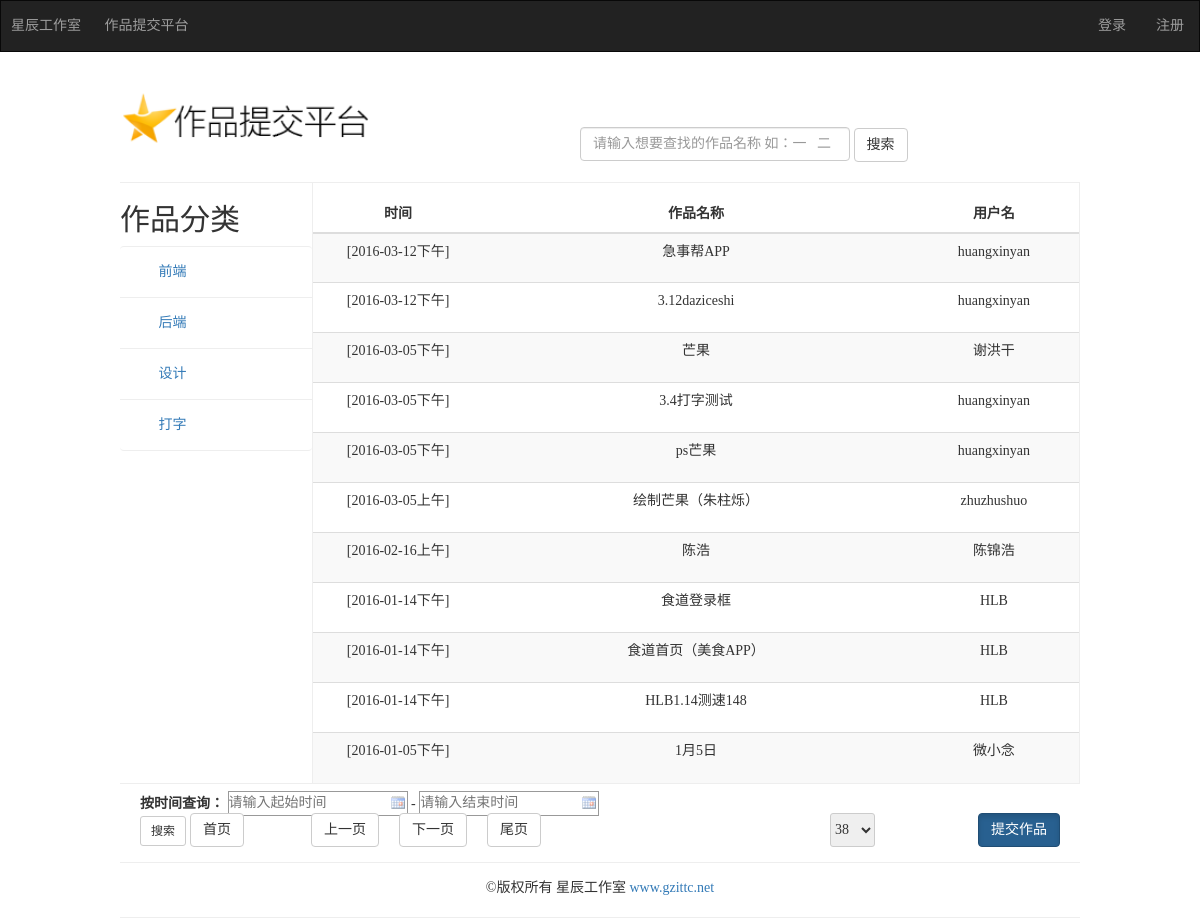
/tasks/page.php, run on the app's committed database.
### tables this page shows
CREATE TABLE IF NOT EXISTS `task_types` (
  `id` int(11) NOT NULL AUTO_INCREMENT,
  `name` varchar(20) NOT NULL,
  PRIMARY KEY (`id`)
);

CREATE TABLE IF NOT EXISTS `tasks` (
  `id` int(11) NOT NULL AUTO_INCREMENT,
  `user_id` int(11) NOT NULL,
  `name` varchar(60) NOT NULL,
  `type_id` int(11) NOT NULL,
  `time` int(11) NOT NULL,
  `download_path` varchar(100) NOT NULL,
  `calendar` date NOT NULL,
  `timestamp` int(11) NOT NULL COMMENT '时间戳',
  `trash` int(11) NOT NULL,
  `downloadTimes` int(11) NOT NULL,
  PRIMARY KEY (`id`)
);

CREATE TABLE IF NOT EXISTS `users` (
  `id` int(11) NOT NULL AUTO_INCREMENT,
  `username` varchar(50) NOT NULL,
  `password` varchar(50) NOT NULL,
  `role` varchar(10) NOT NULL,
  `star` int(11) NOT NULL,
  `face_url` varchar(200) NOT NULL COMMENT '头像路径',
  PRIMARY KEY (`id`)
);

### tasks/page.php (the view, shortened to what this page needs)
<!DOCTYPE html>
<html>
<head>
	<link href="css/bootstrap.min.css" rel="stylesheet">
	<link href="css/index.css" rel="stylesheet">
</head>
<body id="page">
	<nav class="navbar navbar-inverse">
		<div class="navleft">
			<a href="http://www.gzittc.net">星辰工作室</a>
			<a href="index.php">作品提交平台</a>
		</div>
		  <div id="navbar" class="navbar-collapse collapse">
		    <ul class="nav navbar-nav navbar-right">
		    <?php if(isset($_SESSION['user'])){ ?>
				<li><a href="#"><?php echo $_SESSION['user']; ?></a></li>
				<li><a href="logout.php">退出</a></li>
			<?php }else{ ?>
				<li><a href="login.php">登录</a></li>
				<li><a href="reg.php">注册</a></li>
			<?php } ?>
		    </ul>
		  </div>
	</nav>
	<div class="page-header">
	<h1><a href="index.php"><img class="logo" src="img/logo.png"/></a></h1>
	 <form class="fuzzy" action="index.php" method="post" class="navbar-form navbar-left" role="search">
	    <div class="form-group">
		    <input type="text" class="form-control"  name="fuzzyText" placeholder="请输入想要查找的作品名称 如：一   二">
	 	    <button type="submit"  class="btn btn-default"  name="fuzzyName">搜索</button>
 	    </div>
	 </form>
	</div>
<section class="cont">
	<div class="left">
		<h2 class="sub-header">作品分类</h2>
			<div class="list-group">
			<?php
				$sql = "SELECT * FROM task_types";
				$result = mysql_query($sql);
				$task_types = array();
				while($user = mysql_fetch_array($result)){
					$task_types[] = $user;
				}
			?>
			<?php foreach ($task_types as $key => $value) { ?>
				<button type="button" class="list-group-item"><a class="displayblock" href="sections.php?id=<?php echo $value['id'] ?>"><?php echo $value['name'] ?></a></button>
			<?php } ?>
			</div>
		</div>
	<div class="right">
		<table class="table table-hover table-striped">
			  <thead>
			    <tr>
			      <th>时间</th>
			      <th>作品名称</th>
			      <th>用户名</th>
			    </tr>
			  </thead>
			  <tbody>
<?php
$sql = "SELECT count(id) FROM tasks";
$result = mysql_query($sql);
$count = mysql_fetch_assoc($result);
$count = $count['count(id)'];
$limit = 11;
$page = isset($_GET['page'])?$_GET['page']:1;
$all_page = ceil($count/$limit);
if($page <= 1){
	$page = 1;
}
$start = ($page - 1)*$limit;
$sql = "SELECT * FROM tasks INNER JOIN users  ON tasks.user_id=users.id  order by tasks.id desc limit $start, $limit";
$result = mysql_query($sql);
while ($row = mysql_fetch_assoc($result)){
	if($row['time'] < 12){
		$time = '上午';
	}else{
		$time = '下午';
	}
	echo "<tr>".'<td>'.'['.$row['calendar'].$time.']'.'</td><td>'.$row['name'].'</td><td>'.$row['username'].'</td>';
}
?>
		   </tbody>
		</table>
	</div>
</section>
<div class="page-header bg">
	 <form class="Calendar" action="index.php" method="post" accept-charset="utf-8">
	 	<span><b>按时间查询：</b></span>
	 	<input class="Wdate" type="text" name="CalendarStart" onClick="WdatePicker()" placeholder="请输入起始时间">
	 	<span>-</span>
	 	<input class="Wdate" type="text" name="CalendarEnd" onClick="WdatePicker()" placeholder="请输入结束时间">
	 	<input class="btn btn-default btn-sm" type="submit" name="CalendarnName" value="搜索">
	</form>
	<ul class="pagemenu">
		<li><a href="index.php"><button type="button" class="btn btn-default">首页</button></a></li>
		<li><a>&nbsp;</a></li>
		<li><a>&nbsp;</a></li>
		<li><a href="page.php?page=<?php echo $page-1; ?>"><button type="button" class="btn btn-default">上一页</button></a></li>
		<li><a href="page.php?page=<?php echo $page+1; ?>"><button type="button" class="btn btn-default">下一页</button></a></li>
		<li><a href="page.php?page=<?php echo $all_page ?>"><button type="button" class="btn btn-default">尾页</button></a></li>
	</ul>
	<select  class="thispage" onchange="location.href='page.php?page='+this.value;">
		<?php for($i=1;$i<=$all_page;$i++){ ?>
		<option value="2" selected="true" disabled="true"><?php if($i){echo $i;}else{echo 1;} ?></option>
		<?php } ?>
	</select>
	<a href="upload.php" class="btn btn-primary btn-default active shangchuang" role="button">提交作品</a>
</div>
<footer class="page-header">
	<p class="copyright">&copy版权所有 星辰工作室 <a href="http://www.gzittc.net">www.gzittc.net</a></p>
</footer>
</body>
</html>

### tasks/css/index.css (style rules this page uses)
* { margin:0;padding:0; }
ul li { list-style: none; }
body { font-family:'微软雅黑';font-size:14px; }
.copyright { height: 20px;text-align: center;margin-top: 15px; }
.navleft { float: left; }
.navleft a { display: inline-block;height: 50px;line-height: 50px;color: #9d9d9d;text-decoration: none; padding:0 10px;cursor: pointer; }
.navbar-inverse { border-radius: 0; }
.logo { width:250px; }
.page-header,.cont { width: 80%;margin:0 10%;position:relative; }
.bg { height: 80px;border-top: 1px solid #eee;margin:0 auto; }
.left { width: 20%;float:left; }
.list-group-item { border:0px;border-bottom:1px solid #eee;border-top:1px solid #eee;padding: 0; }
.list-group-item a { text-decoration: none; }
.displayblock { display: block;padding: 15px;padding-left: 20%; }
.right { width: 80%;float:right;border-left: 1px solid #eee;border-right: 1px solid #eee; }
.table * { text-align: center; }
.table { margin-bottom: 0; }
.table tr { height: 50px;line-height: 40px; }
.table th:nth-child(1) { width:20%; }
.table th:nth-child(2) { width:50%; }
.table th:nth-child(3) { width:20%; }
.shangchuang { position: absolute;bottom:15px;right:20px; }
.Calendar { position: absolute;left: 20px;bottom:16px;width: 500px; }
.Calendar .Wdate { height: 25px; }
.fuzzy { position: absolute;right: 0px;bottom:5px;width: 500px; }
.form-control { display:inline;width: 54%; }
.pagemenu { position: absolute;right: 400px;bottom:5px;width: 500px; }
.pagemenu li { float:left;margin:0 10px; }
.pagemenu li a { display: block; }
.thispage { position: absolute;left: 710px;top: 29px;width:45px;height: 34px;border-radius: 3px;border-color: #ccc; }

### tasks/My97DatePicker/skin/WdatePicker.css (style rules this page uses)
.Wdate { border:#999 1px solid; height:20px; background:#fff url(datePicker.gif) no-repeat right; }

### data on the page
task_types: name "前端"
task_types: name "后端"
task_types: name "设计"
task_types: name "打字"
tasks: calendar "2016-03-12", time "下午", name "急事帮APP", user.username "huangxinyan"
tasks: calendar "2016-03-12", time "下午", name "3.12daziceshi", user.username "huangxinyan"
tasks: calendar "2016-03-05", time "下午", name "芒果", user.username "谢洪干"
tasks: calendar "2016-03-05", time "下午", name "3.4打字测试", user.username "huangxinyan"
tasks: calendar "2016-03-05", time "下午", name "ps芒果", user.username "huangxinyan"
tasks: calendar "2016-03-05", time "上午", name "绘制芒果（朱柱烁）", user.username "zhuzhushuo"
tasks: calendar "2016-02-16", time "上午", name "陈浩", user.username "陈锦浩"
tasks: calendar "2016-01-14", time "下午", name "食道登录框", user.username "HLB"
tasks: calendar "2016-01-14", time "下午", name "食道首页（美食APP）", user.username "HLB"
tasks: calendar "2016-01-14", time "下午", name "HLB1.14测速148", user.username "HLB"
tasks: calendar "2016-01-05", time "下午", name "1月5日", user.username "微小念"

### other printed values
form field value "38"
